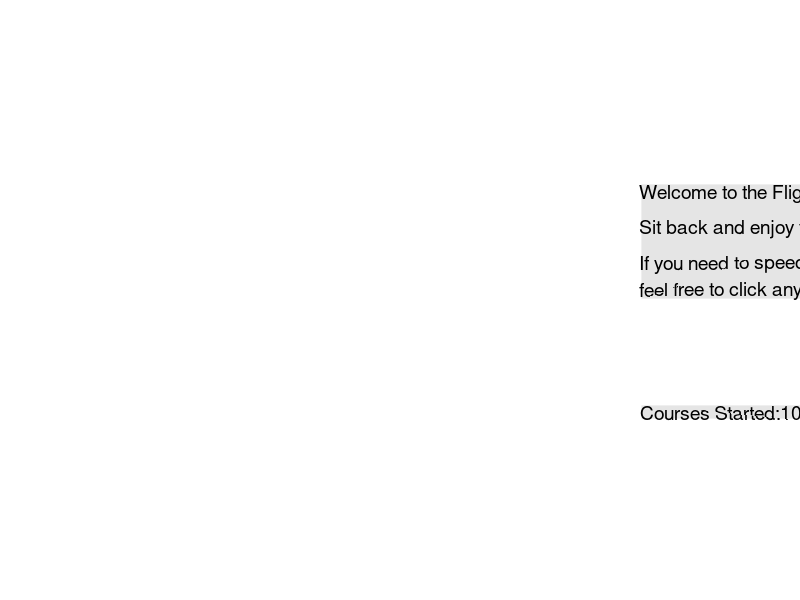

Recreate this plot in MATLAB. (Note: this script raises an error after producing the figure.)
% Flight control simulator script
% Created by J.S
% Matlab R2019a

% Prepare global var for mouse click control
global mouse_clicked;
mouse_clicked = 0;

% Core values
% N - amount of cities on map, 
%   it is recommendeded to keep this proportional to mapsize
%   (suggested values 5 < N < 50)
% MapSize - size of the map (suggested values 250 < MapSize < 1000)
% MaxFlights - the max amount of flights happening at once.
N = 20;
MapSize = 500;
MaxFlights = 10;

% Set up figure
fh = figure( ...
    'Name',         'Flight Control', ...
    'NumberTitle',  'off', ...
    'Color',        '#808080', ... 
    'MenuBar',      'none', ...
    'ToolBar',      'none', ...
    'units',        'normalized', ...
    'outerposition', [0 0 1 1], ...
    'WindowButtonDownFcn', @click_callBack ...
    );

% Add message box
annotation(...
    'textbox', [0.8, 0.5, 0.1, 0.1], ...
    'BackgroundColor', '#e5e5e5', ...
    'FontSize', 14, ...
    'EdgeColor', 'w', ...
    'LineWidth', 2, ...
    'String',  fileread('message.txt')...
    );

% Courses counter
curr = MaxFlights;
current = annotation(...
    'textbox', [0.8, 0.3, 0.1, 0.1], ...
    'BackgroundColor', '#e5e5e5', ...
    'FontSize', 14, ...
    'EdgeColor', 'w', ...
    'LineWidth', 2, ...
    'String',  strcat('Courses Started:   ', num2str(curr))...
    );

% Prepare map
[ax, CityX, CityY] = map(fh, MapSize, N);

% Preallocate flights array
Flights = cell(1, MaxFlights);
for i = 1:MaxFlights
    [t.aph, t.dest, t.dir] = course(CityX, CityY);
    Flights{:,i} = t;
end

% Begin simulation
iter = 0;
while ishandle(fh) && ishandle(ax)
    % Fill empty airplane slots with spawn chance
    if ishandle(Flights{mod(iter,MaxFlights) + 1}.aph) == 0 && rand() > .5
        [t.aph, t.dest, t.dir] = course(CityX, CityY);
        Flights{mod(iter,MaxFlights) + 1} = t; 
        set(current, 'String',  strcat('Courses Started:   ', num2str(curr)));
    end
    
    iter = iter + 1;
    
    % Update in random order for flight effect
    order = randperm(MaxFlights,MaxFlights);
    for i = 1:MaxFlights
        if ishandle(Flights{order(i)}.aph)
        curr =  curr + fly( ...
            Flights{order(i)}.aph, ...
            Flights{order(i)}.dest, ...
            Flights{order(i)}.dir ...
            );
        end
    end

    % Enable fast flying
    if mouse_clicked == 1 && ishandle(fh)
       pause(0.03); 
    else
        pause(rand());
    end

end


function click_callBack(~, ~)
% Helper function for controlling mouse clicks in figure
    global mouse_clicked;
    if mouse_clicked == 0
        mouse_clicked = 1;
    else
        mouse_clicked = 0;
    end
end